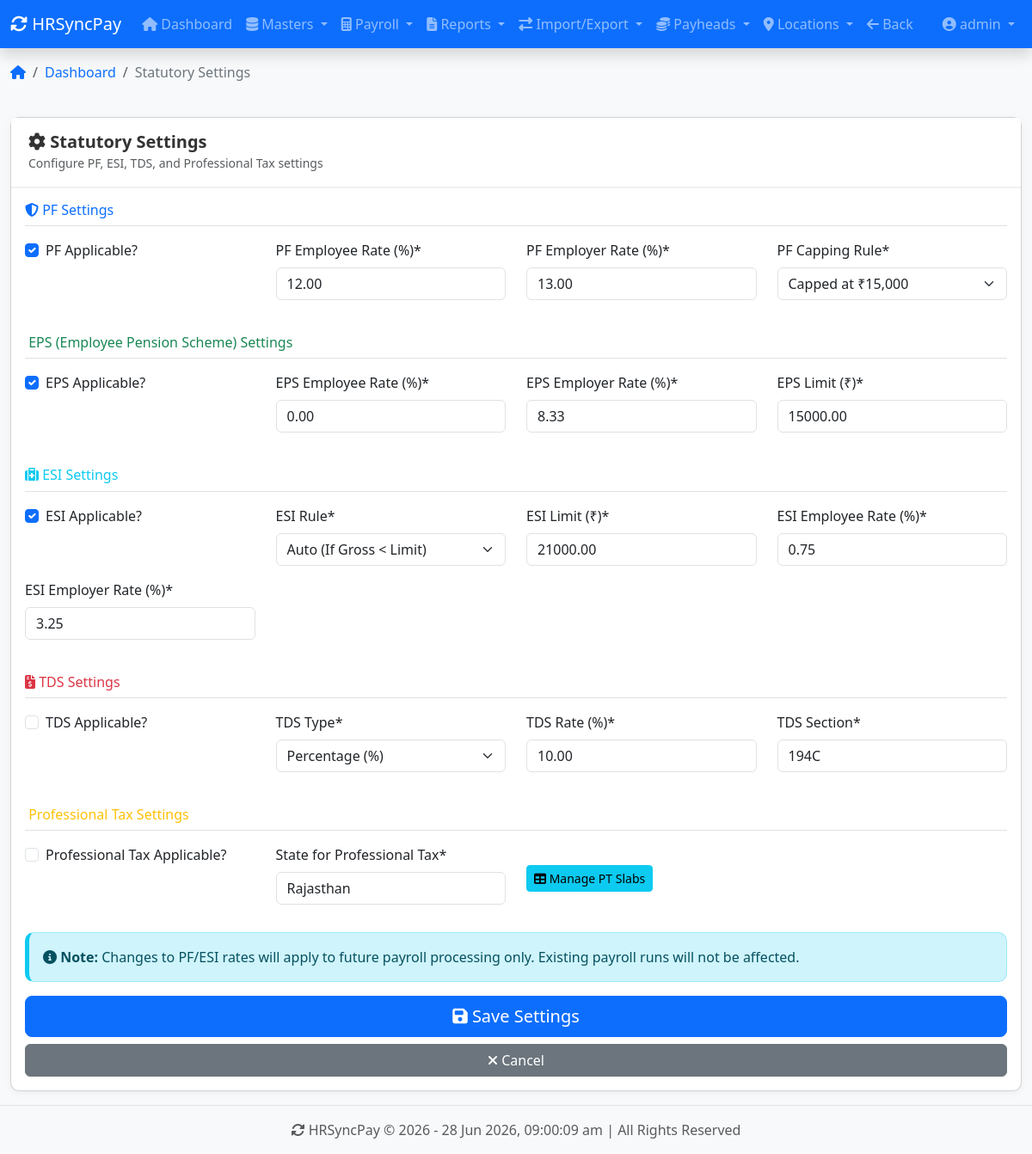
Screenshot of /statutory/settings/ (signed in) with the database file from the repository.
### apps/accounts/models.py (models this page shows, shortened)
class User(AbstractUser):
    ROLE_CHOICES = [
        ('ADMIN', 'Admin'),
        ('DATA_ENTRY', 'Data Entry'),
        ('VIEWER', 'Viewer'),
    ]
    role = models.CharField(max_length=20, choices=ROLE_CHOICES, default='VIEWER')
    phone = models.CharField(max_length=15, blank=True)
    employee_code = models.CharField(max_length=20, unique=True, blank=True, null=True)
    profile_picture = models.ImageField(upload_to='profile_pictures/', null=True, blank=True)
    class Meta:
        db_table = 'accounts_user'

### apps/statutory/models.py (models this page shows, shortened)
class StatutorySettings(models.Model):
    pf_applicable = models.BooleanField(default=True)
    pf_employee_rate = models.DecimalField(max_digits=5, decimal_places=2, default=12.00)
    pf_employer_rate = models.DecimalField(max_digits=5, decimal_places=2, default=13.00)
    pf_capping = models.CharField(
        max_length=20,
        choices=[
            ('CAPPED_15000', 'Capped at ₹15,000'),
            ('CAPPED_18000', 'Capped at ₹18,000'),
            ('FULL', 'Full Basic'),
            ('NOT_APPLICABLE', 'Not Applicable'),
        ],
        default='CAPPED_15000'
    )
    eps_applicable = models.BooleanField(default=True)
    eps_employee_rate = models.DecimalField(max_digits=5, decimal_places=2, default=0.00)
    eps_employer_rate = models.DecimalField(max_digits=5, decimal_places=2, default=8.33)
    eps_limit = models.DecimalField(max_digits=10, decimal_places=2, default=15000.00)
    esi_applicable = models.BooleanField(default=True)
    esi_rule = models.CharField(
        max_length=10,
        choices=[
            ('AUTO', 'Auto (If Gross < Limit)'),
            ('FORCE', 'Force (Always Deduct)'),
            ('EXEMPT', 'Exempt (Never Deduct)'),
        ],
        default='AUTO'
    )
    esi_limit = models.DecimalField(max_digits=10, decimal_places=2, default=21000.00)
    esi_employee_rate = models.DecimalField(max_digits=5, decimal_places=2, default=0.75)
    esi_employer_rate = models.DecimalField(max_digits=5, decimal_places=2, default=3.25)
    tds_applicable = models.BooleanField(default=False)
    tds_type = models.CharField(
        max_length=10,
        choices=[
            ('PERCENTAGE', 'Percentage (%)'),
            ('FIXED', 'Fixed Amount (₹)'),
        ],
        default='PERCENTAGE'
    )
    tds_rate = models.DecimalField(max_digits=5, decimal_places=2, default=10.00)
    tds_section = models.CharField(max_length=20, default='194C')
    pt_applicable = models.BooleanField(default=True)
    pt_state = models.CharField(max_length=100, default='Rajasthan')
    updated_at = models.DateTimeField(auto_now=True)
    updated_by = models.ForeignKey('accounts.User', on_delete=models.SET_NULL, null=True, blank=True)
    class Meta:
        verbose_name = 'Statutory Setting'
        verbose_name_plural = 'Statutory Settings'

### apps/statutory/views.py (the view)
# urls.py: path('settings/', views.statutory_settings, name='statutory_settings'),
@login_required
def statutory_settings(request):
    settings, created = StatutorySettings.objects.get_or_create(id=1)
    if request.method == 'POST':
        form = StatutorySettingsForm(request.POST, instance=settings)
        if form.is_valid():
            settings = form.save(commit=False)
            settings.updated_by = request.user
            settings.save()
            messages.success(request, 'Statutory settings updated successfully!')
            return redirect('statutory:statutory_settings')
    else:
        form = StatutorySettingsForm(instance=settings)
    context = {
        'form': form,
        'settings': settings,
        'breadcrumb': [
            {'name': 'Dashboard', 'url': '/', 'active': False},
            {'name': 'Statutory Settings', 'active': True},
        ],
    }
    return render(request, 'statutory/settings.html', context)

### templates/statutory/settings.html (shortened to what this page needs)
{% extends 'base.html' %}
{% load static %}
{% load crispy_forms_tags %}
{% block breadcrumb %}
    <li class="breadcrumb-item"><a href="{% url 'core:dashboard' %}">Dashboard</a></li>
    <li class="breadcrumb-item active">Statutory Settings</li>
{% endblock %}
{% block content %}
<div class="row">
    <div class="col-md-12">
        <div class="card">
            <div class="card-header">
                <h5 class="card-title mb-0"><i class="fas fa-cog"></i> Statutory Settings</h5>
                <small class="text-muted">Configure PF, ESI, TDS, and Professional Tax settings</small>
            </div>
            <div class="card-body">
                <form method="post">
                    <h6 class="border-bottom pb-2 mb-3 text-primary">
                        <i class="fas fa-shield-alt"></i> PF Settings
                    </h6>
                    <div class="row">
                        <div class="col-md-3">{{ form.pf_applicable|as_crispy_field }}</div>
                        <div class="col-md-3">{{ form.pf_employee_rate|as_crispy_field }}</div>
                        <div class="col-md-3">{{ form.pf_employer_rate|as_crispy_field }}</div>
                        <div class="col-md-3">{{ form.pf_capping|as_crispy_field }}</div>
                    </div>
                    <h6 class="border-bottom pb-2 mb-3 mt-4 text-success">
                         EPS (Employee Pension Scheme) Settings
                    </h6>
                    <div class="row">
                        <div class="col-md-3">{{ form.eps_applicable|as_crispy_field }}</div>
                        <div class="col-md-3">{{ form.eps_employee_rate|as_crispy_field }}</div>
                        <div class="col-md-3">{{ form.eps_employer_rate|as_crispy_field }}</div>
                        <div class="col-md-3">{{ form.eps_limit|as_crispy_field }}</div>
                    </div>
                    <h6 class="border-bottom pb-2 mb-3 mt-4 text-info">
                        <i class="fas fa-medkit"></i> ESI Settings
                    </h6>
                    <div class="row">
                        <div class="col-md-3">{{ form.esi_applicable|as_crispy_field }}</div>
                        <div class="col-md-3">{{ form.esi_rule|as_crispy_field }}</div>
                        <div class="col-md-3">{{ form.esi_limit|as_crispy_field }}</div>
                        <div class="col-md-3">{{ form.esi_employee_rate|as_crispy_field }}</div>
                    </div>
                    <div class="row">
                        <div class="col-md-3">{{ form.esi_employer_rate|as_crispy_field }}</div>
                    </div>
                    <h6 class="border-bottom pb-2 mb-3 mt-4 text-danger">
                        <i class="fas fa-file-invoice-dollar"></i> TDS Settings
                    </h6>
                    <div class="row">
                        <div class="col-md-3">{{ form.tds_applicable|as_crispy_field }}</div>
                        <div class="col-md-3">{{ form.tds_type|as_crispy_field }}</div>
                        <div class="col-md-3">{{ form.tds_rate|as_crispy_field }}</div>
                        <div class="col-md-3">{{ form.tds_section|as_crispy_field }}</div>
                    </div>
                    <h6 class="border-bottom pb-2 mb-3 mt-4 text-warning">
                         Professional Tax Settings
                    </h6>
                    <div class="row">
                        <div class="col-md-3">{{ form.pt_applicable|as_crispy_field }}</div>
                        <div class="col-md-3">{{ form.pt_state|as_crispy_field }}</div>
                        <div class="col-md-6">
                            <a href="{% url 'statutory:pt_slab_list' %}" class="btn btn-info btn-sm mt-4">
                                <i class="fas fa-table"></i> Manage PT Slabs
                            </a>
                        </div>
                    </div>
                    <div class="alert alert-info mt-3">
                        <i class="fas fa-info-circle"></i>
                        <strong>Note:</strong> Changes to PF/ESI rates will apply to future payroll processing only.
                        Existing payroll runs will not be affected.
                    </div>
                    <div class="d-grid gap-2 mt-3">
                        <button type="submit" class="btn btn-primary btn-lg">
                            <i class="fas fa-save"></i> Save Settings
                        </button>
                        <a href="{% url 'core:dashboard' %}" class="btn btn-secondary">
                            <i class="fas fa-times"></i> Cancel
                        </a>
                    </div>
                </form>
            </div>
        </div>
    </div>
</div>
{% endblock %}

### templates/base.html (shortened to what this page needs)
<!DOCTYPE html>
<html lang="en">
<head>
    <link href="https://cdn.jsdelivr.net/npm/bootstrap@5.3.0/dist/css/bootstrap.min.css" rel="stylesheet">
    <link href="https://cdnjs.cloudflare.com/ajax/libs/font-awesome/6.4.0/css/all.min.css" rel="stylesheet">
    {% load static %}
    <link href="{% static 'css/custom.css' %}" rel="stylesheet">
</head>
<body>
    <nav class="navbar navbar-expand-lg navbar-dark bg-primary shadow">
        <div class="container-fluid">
            <a class="navbar-brand" href="{% url 'core:dashboard' %}">
                <i class="fas fa-sync-alt fa-spin"></i> HRSyncPay
            </a>
            <div class="collapse navbar-collapse" id="navbarNav">
                <ul class="navbar-nav me-auto">
                    <li class="nav-item">
                        <a class="nav-link" href="{% url 'core:dashboard' %}">
                            <i class="fas fa-home"></i> Dashboard
                        </a>
                    </li>
                    <li class="nav-item dropdown">
                        <a class="nav-link dropdown-toggle" href="#" id="mastersDropdown" role="button" data-bs-toggle="dropdown">
                            <i class="fas fa-database"></i> Masters
                        </a>
                    </li>
                    <li class="nav-item dropdown">
                        <a class="nav-link dropdown-toggle" href="#" id="payrollDropdown" role="button" data-bs-toggle="dropdown">
                            <i class="fas fa-calculator"></i> Payroll
                        </a>
                    </li>
                    <li class="nav-item dropdown">
                        <a class="nav-link dropdown-toggle" href="#" id="reportsDropdown" role="button" data-bs-toggle="dropdown">
                            <i class="fas fa-file-alt"></i> Reports
                        </a>
                    </li>
                    <li class="nav-item dropdown">
                        <a class="nav-link dropdown-toggle" href="#" id="importExportDropdown" role="button" data-bs-toggle="dropdown">
                            <i class="fas fa-exchange-alt"></i> Import/Export
                        </a>
                    </li>
                    <li class="nav-item dropdown">
                        <a class="nav-link dropdown-toggle" href="#" id="payheadsDropdown" role="button" data-bs-toggle="dropdown">
                            <i class="fas fa-coins"></i> Payheads
                        </a>
                    </li>
                    <li class="nav-item dropdown">
                        <a class="nav-link dropdown-toggle" href="#" id="locationsDropdown" role="button" data-bs-toggle="dropdown">
                            <i class="fas fa-map-marker-alt"></i> Locations
                        </a>
                    </li>
                    <li class="nav-item">
                        <a class="nav-link" href="javascript:history.back()">
                            <i class="fas fa-arrow-left"></i> Back
                        </a>
                    </li>
                </ul>
                <ul class="navbar-nav">
                    <li class="nav-item dropdown">
                        <a class="nav-link dropdown-toggle" href="#" id="userDropdown" role="button" data-bs-toggle="dropdown">
                            <i class="fas fa-user-circle"></i>
                            {{ user.get_full_name|default:user.username }}
                        </a>
                    </li>
                </ul>
            </div>
        </div>
    </nav>
    <div class="container-fluid mt-2">
        <nav aria-label="breadcrumb">
            <ol class="breadcrumb">
                <li class="breadcrumb-item">
                    <a href="{% url 'core:dashboard' %}"><i class="fas fa-home"></i></a>
                </li>
                {% block breadcrumb %}{% endblock %}
            </ol>
        </nav>
    </div>
    <div class="container-fluid">
        <div class="row">
            {% if show_sidebar|default:False %}
                <div class="col-md-3 col-lg-2 d-md-block bg-light sidebar">
                    <div class="position-sticky pt-3">
                        <ul class="nav flex-column">
                            <li class="nav-header">Navigation</li>
                            <li class="nav-item">
                                <a class="nav-link" href="{% url 'core:dashboard' %}">
                                    <i class="fas fa-home"></i> Dashboard
                                </a>
                            </li>
                            <li class="nav-item">
                                <a class="nav-link" href="{% url 'employees:employee_list' %}">
                                    <i class="fas fa-users"></i> Employees
                                </a>
                            </li>
                            <li class="nav-item">
                                <a class="nav-link" href="{% url 'clients:client_list' %}">
                                    <i class="fas fa-building"></i> Clients
                                </a>
                            </li>
                            <li class="nav-item">
                                <a class="nav-link" href="{% url 'company:company_list' %}">
                                    <i class="fas fa-building"></i> Companies
                                </a>
                            </li>
                            <li class="nav-item">
                                <a class="nav-link" href="{% url 'locations:location_list' %}">
                                    <i class="fas fa-map-marker-alt"></i> Locations
                                </a>
                            </li>
                            <li class="nav-item">
                                <a class="nav-link" href="{% url 'payheads:payhead_list' %}">
                                    <i class="fas fa-list"></i> Payheads
                                </a>
                            </li>
                            {% block sidebar %}{% endblock %}
                        </ul>
                    </div>
                </div>
                <div class="col-md-9 col-lg-10">
                    {% if messages %}
                        {% for message in messages %}
                            <div class="alert alert-{{ message.tags }} alert-dismissible fade show" role="alert">
                                <i class="fas fa-{% if message.tags == 'success' %}check-circle{% elif message.tags == 'error' %}exclamation-circle{% elif message.tags == 'warning' %}exclamation-triangle{% else %}info-circle{% endif %}"></i>
                                {{ message }}
                                <button type="button" class="btn-close" data-bs-dismiss="alert"></button>
                            </div>
                        {% endfor %}
                    {% endif %}
                    <main class="py-3">
                        {% block sidebar_content %}
                        {% endblock sidebar_content %}
                    </main>
                </div>
            {% else %}
                <div class="col-12">
                    <main class="py-3">
                        {% block content %}
                        {% endblock content %}
                    </main>
                </div>
            {% endif %}
        </div>
    </div>
    <footer class="footer mt-auto py-3 bg-light border-top">
        <div class="container-fluid text-center">
            <span class="text-muted">
                <i class="fas fa-sync-alt"></i> HRSyncPay &copy; {% now "Y" %} -
                <span id="current-time"></span> | All Rights Reserved
            </span>
        </div>
    </footer>
</body>
</html>

### rows the page displays
User: get_full_name "admin"
StatutorySettings: pf_applicable "☑", pf_employee_rate "12.00", pf_employer_rate "13.00", pf_capping "Capped at ₹15,000", eps_applicable "☑", eps_employee_rate "0.00", eps_employer_rate "8.33", eps_limit "15000.00", esi_applicable "☑", esi_rule "Auto (If Gross < Limit)", esi_limit "21000.00", esi_employee_rate "0.75", esi_employer_rate "3.25", tds_type "Percentage (%)", tds_rate "10.00", tds_section "194C", pt_state "Rajasthan"
